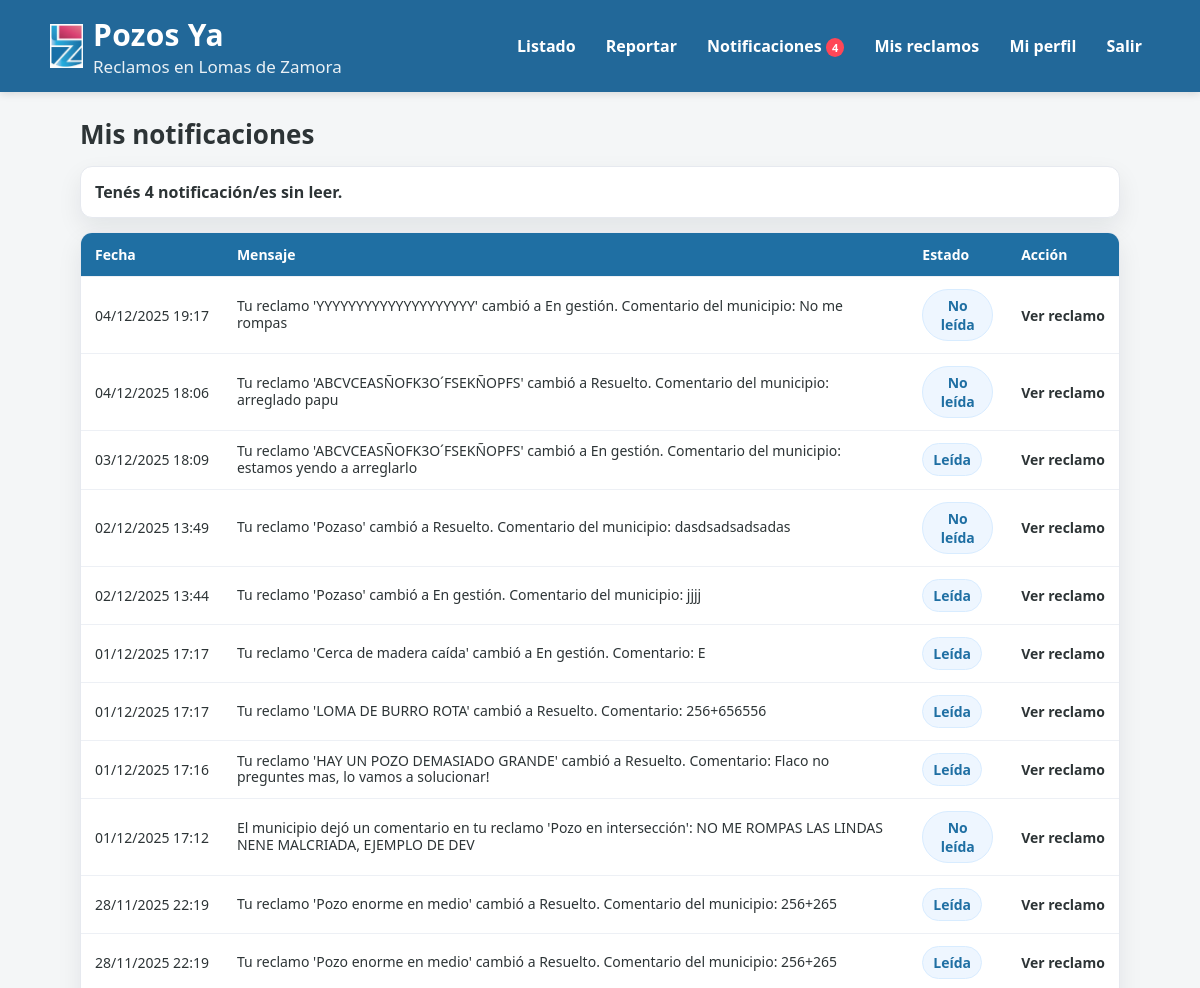
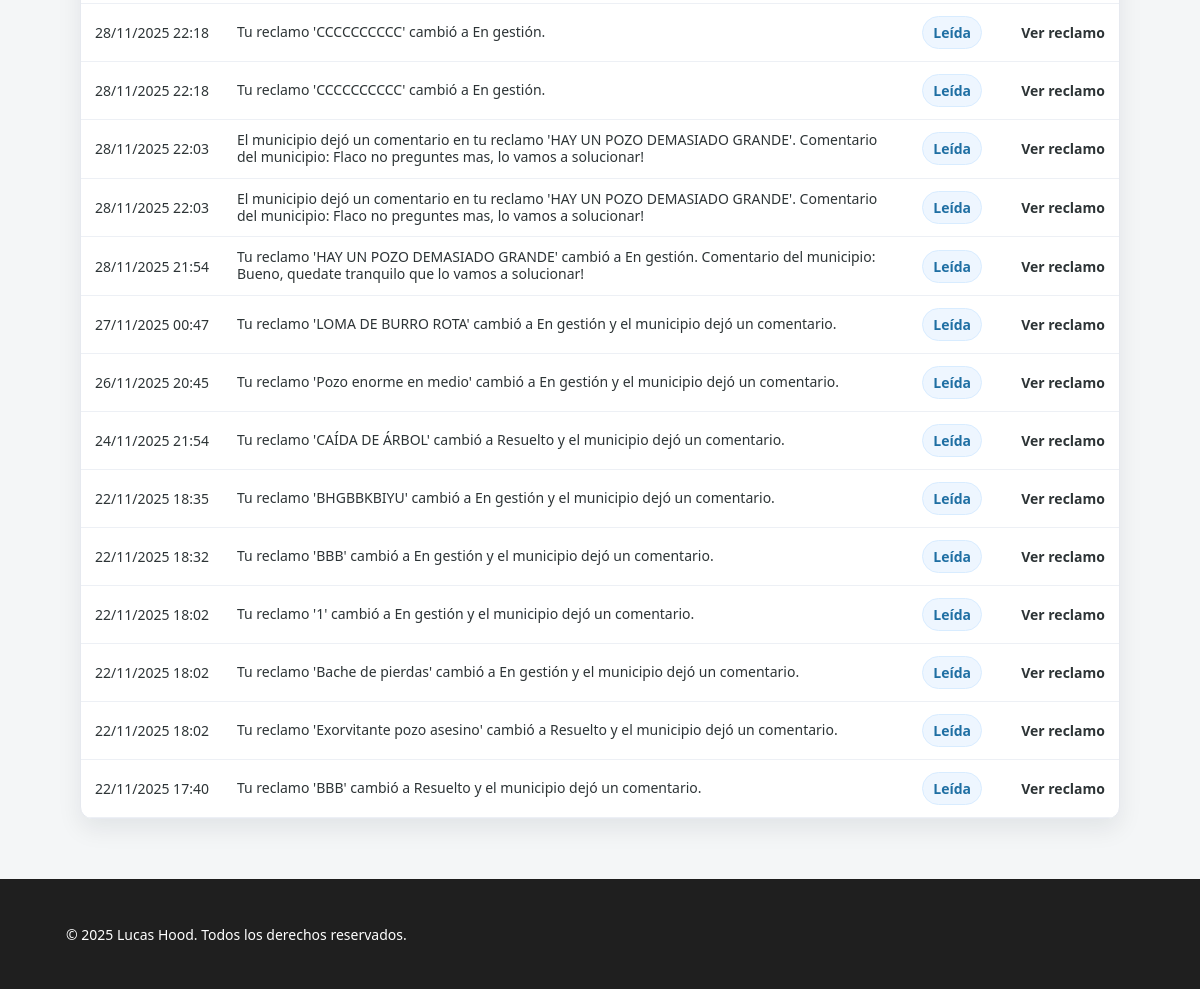
Page /notificaciones/ (signed in) on the committed database (2 pictures, top to bottom).
### baches/models.py (models this page shows, shortened)
class Notificacion(models.Model):
    TIPOS = [
        ("estado", "Cambio de estado"),
        ("comentario", "Comentario del municipio"),
        ("mixto", "Estado y comentario"),
    ]
    destinatario = models.ForeignKey(User, on_delete=models.CASCADE, related_name="notificaciones")
    bache = models.ForeignKey("Bache", on_delete=models.CASCADE, related_name="notificaciones")
    tipo = models.CharField(max_length=20, choices=TIPOS, default="estado")
    mensaje = models.CharField(max_length=255)
    leida = models.BooleanField(default=False)
    fecha = models.DateTimeField(auto_now_add=True)

### baches/views.py (the view)
# urls.py: path("notificaciones/", baches_views.mis_notificaciones, name="mis_notificaciones"),
@login_required
def mis_notificaciones(request):
    notifs = (
        Notificacion.objects.filter(destinatario=request.user).order_by("-fecha")
    )
    no_leidas = notifs.filter(leida=False).count()
    return render(request, "baches/notificaciones.html", {"notificaciones": notifs, "no_leidas": no_leidas})

### baches/context_processors.py (called while the page is built)
def notificaciones_no_leidas(request):
    if request.user.is_authenticated:
        count = Notificacion.objects.filter(destinatario=request.user, leida=False).count()
        return {"notifs_no_leidas": count}
    return {"notifs_no_leidas": 0}

### templates/baches/notificaciones.html (shortened to what this page needs)
{% extends "base.html" %}
{% load static %}
{% block extra_head %}
    <link rel="stylesheet" href="{% static 'baches/css/municipio.css' %}">
{% endblock %}
{% block content %}
    <div class="pm-wrapper">
    <h2 class="pm-title">Mis notificaciones</h2>
    {% if no_leidas > 0 %}
        <div class="pm-table-card" style="margin-bottom: 14px; padding: 14px;">
        <strong>Tenés {{ no_leidas }} notificación/es sin leer.</strong>
        </div>
    {% endif %}
    {% if notificaciones %}
        <div class="pm-table-card">
        <div class="pm-table-scroll">
            <table class="pm-table">
            <thead>
                <tr>
                <th>Fecha</th>
                <th>Mensaje</th>
                <th>Estado</th>
                <th>Acción</th>
                </tr>
            </thead>
            <tbody>
                {% for n in notificaciones %}
                <tr class="{% if not n.leida %}nt-unread{% endif %}">
                    <td class="pm-nowrap">{{ n.fecha|date:"d/m/Y H:i" }}</td>
                    <td>
                    <div class="pm-ubi-cell">{{ n.mensaje }}</div>
                    </td>
                    <td>
                    {% if n.leida %}
                        <span class="pm-pill">Leída</span>
                    {% else %}
                        <span class="pm-pill nt-pill-unread">No leída</span>
                    {% endif %}
                    </td>
                    <td class="pm-nowrap">
                    <a class="nt-link" href="{% url 'marcar_notificacion_leida' n.id %}">
                        Ver reclamo
                    </a>
                    </td>
                </tr>
                {% endfor %}
            </tbody>
            </table>
        </div>
        </div>
    {% else %}
        <div class="pm-table-card" style="padding: 18px;">
        <span class="pm-muted">No tenés notificaciones todavía.</span>
        </div>
    {% endif %}
    </div>
{% endblock %}

### baches/static/baches/css/styles.css (style rules this page uses)
:root { --verde-oscuro:#0a6b3c; --verde-claro:#2fa866; --gris-fondo:#f4f6f7; --gris-texto:#2d3436; --borde:#e3e6e8; }
* { box-sizing:border-box; }
body { margin:0; font-family: system-ui, -apple-system, Segoe UI, Roboto, Arial, sans-serif; background: var(--gris-fondo); color: var(--gris-texto); }
.pm-table td a { color: inherit; text-decoration: none; font-weight: 700; }
.pm-wrapper { max-width: 1200px; margin: 24px auto; padding: 0 16px; }
.pm-title { font-size: 26px; font-weight: 800; margin: 0 0 14px 0; }
.pm-table-card { background: #fff; border: 1px solid #e6e9ef; border-radius: 12px; overflow: hidden; box-shadow: 0 10px 25px rgba(16, 24, 40, 0.08); }
.pm-table-scroll { overflow-x: auto; }
.pm-table { width: 100%; border-collapse: collapse; min-width: 980px; }
.pm-table thead { background: #1f6fa3; color: #fff; }
.pm-table th, .pm-table td { padding: 12px 14px; border-bottom: 1px solid #edf0f5; vertical-align: middle; text-align: left; font-size: 14px; }
.pm-nowrap { white-space: nowrap; }
.pm-ubi-cell { line-height: 1.2; }
.pm-pill { display: inline-block; min-width: 34px; text-align: center; padding: 6px 10px; border-radius: 999px; background: #eef6ff; color: #1f6fa3; font-weight: 800; border: 1px solid #d8ecff; }

### baches/static/baches/css/municipio.css (style rules this page uses)
.pm-wrapper { max-width: 1200px; margin: 24px auto; padding: 0 16px; }
.pm-title { font-size: 26px; font-weight: 800; margin: 0 0 14px 0; }
.pm-table-card { background: #fff; border: 1px solid #e6e9ef; border-radius: 12px; overflow: hidden; box-shadow: 0 10px 25px rgba(16, 24, 40, 0.08); }
.pm-table-scroll { overflow-x: auto; }
.pm-table { width: 100%; border-collapse: collapse; min-width: 980px; }
.pm-table thead { background: #1f6fa3; color: #fff; }
.pm-table th, .pm-table td { padding: 12px 14px; border-bottom: 1px solid #edf0f5; vertical-align: middle; text-align: left; font-size: 14px; }
.pm-nowrap { white-space: nowrap; }
.pm-ubi-cell { line-height: 1.2; }
.pm-pill { display: inline-block; min-width: 34px; text-align: center; padding: 6px 10px; border-radius: 999px; background: #eef6ff; color: #1f6fa3; font-weight: 800; border: 1px solid #d8ecff; }

### rows in the picture
Notificacion: fecha "04/12/2025 19:17", mensaje "Tu reclamo 'YYYYYYYYYYYYYYYYYYYY' cambió a En gestión. Comentario del municipio: No me rompas", leida "No leída"
Notificacion: fecha "04/12/2025 18:06", mensaje "Tu reclamo 'ABCVCEASÑOFK3O´FSEKÑOPFS' cambió a Resuelto. Comentario del municipio: arreglado papu", leida "No leída"
Notificacion: fecha "03/12/2025 18:09", mensaje "Tu reclamo 'ABCVCEASÑOFK3O´FSEKÑOPFS' cambió a En gestión. Comentario del municipio: estamos yendo a arreglarlo", leida "Leída"
Notificacion: fecha "02/12/2025 13:49", mensaje "Tu reclamo 'Pozaso' cambió a Resuelto. Comentario del municipio: dasdsadsadsadas", leida "No leída"
Notificacion: fecha "02/12/2025 13:44", mensaje "Tu reclamo 'Pozaso' cambió a En gestión. Comentario del municipio: jjjj", leida "Leída"
Notificacion: fecha "01/12/2025 17:17", mensaje "Tu reclamo 'Cerca de madera caída' cambió a En gestión. Comentario: E", leida "Leída"
Notificacion: fecha "01/12/2025 17:17", mensaje "Tu reclamo 'LOMA DE BURRO ROTA' cambió a Resuelto. Comentario: 256+656556", leida "Leída"
Notificacion: fecha "01/12/2025 17:16", mensaje "Tu reclamo 'HAY UN POZO DEMASIADO GRANDE' cambió a Resuelto. Comentario: Flaco no preguntes mas, lo vamos a solucionar!", leida "Leída"
Notificacion: fecha "01/12/2025 17:12", mensaje "El municipio dejó un comentario en tu reclamo 'Pozo en intersección': NO ME ROMPAS LAS LINDAS NENE MALCRIADA, EJEMPLO DE DEV", leida "No leída"
Notificacion: fecha "28/11/2025 22:19", mensaje "Tu reclamo 'Pozo enorme en medio' cambió a Resuelto. Comentario del municipio: 256+265", leida "Leída"
Notificacion: fecha "28/11/2025 22:19", mensaje "Tu reclamo 'Pozo enorme en medio' cambió a Resuelto. Comentario del municipio: 256+265", leida "Leída"
Notificacion: fecha "28/11/2025 22:18", mensaje "Tu reclamo 'CCCCCCCCCC' cambió a En gestión.", leida "Leída"
Notificacion: fecha "28/11/2025 22:18", mensaje "Tu reclamo 'CCCCCCCCCC' cambió a En gestión.", leida "Leída"
Notificacion: fecha "28/11/2025 22:03", mensaje "El municipio dejó un comentario en tu reclamo 'HAY UN POZO DEMASIADO GRANDE'. Comentario del municipio: Flaco no preguntes mas, lo vamos a solucionar!", leida "Leída"
Notificacion: fecha "28/11/2025 22:03", mensaje "El municipio dejó un comentario en tu reclamo 'HAY UN POZO DEMASIADO GRANDE'. Comentario del municipio: Flaco no preguntes mas, lo vamos a solucionar!", leida "Leída"
Notificacion: fecha "28/11/2025 21:54", mensaje "Tu reclamo 'HAY UN POZO DEMASIADO GRANDE' cambió a En gestión. Comentario del municipio: Bueno, quedate tranquilo que lo vamos a solucionar!", leida "Leída"
Notificacion: fecha "27/11/2025 00:47", mensaje "Tu reclamo 'LOMA DE BURRO ROTA' cambió a En gestión y el municipio dejó un comentario.", leida "Leída"
Notificacion: fecha "26/11/2025 20:45", mensaje "Tu reclamo 'Pozo enorme en medio' cambió a En gestión y el municipio dejó un comentario.", leida "Leída"
Notificacion: fecha "24/11/2025 21:54", mensaje "Tu reclamo 'CAÍDA DE ÁRBOL' cambió a Resuelto y el municipio dejó un comentario.", leida "Leída"
Notificacion: fecha "22/11/2025 18:35", mensaje "Tu reclamo 'BHGBBKBIYU' cambió a En gestión y el municipio dejó un comentario.", leida "Leída"
Notificacion: fecha "22/11/2025 18:32", mensaje "Tu reclamo 'BBB' cambió a En gestión y el municipio dejó un comentario.", leida "Leída"
Notificacion: fecha "22/11/2025 18:02", mensaje "Tu reclamo '1' cambió a En gestión y el municipio dejó un comentario.", leida "Leída"
Notificacion: fecha "22/11/2025 18:02", mensaje "Tu reclamo 'Bache de pierdas' cambió a En gestión y el municipio dejó un comentario.", leida "Leída"
Notificacion: fecha "22/11/2025 18:02", mensaje "Tu reclamo 'Exorvitante pozo asesino' cambió a Resuelto y el municipio dejó un comentario.", leida "Leída"
Notificacion: fecha "22/11/2025 17:40", mensaje "Tu reclamo 'BBB' cambió a Resuelto y el municipio dejó un comentario.", leida "Leída"

### other values in the picture
{{ notifs_no_leidas }} "4"
{{ no_leidas }} "4"
